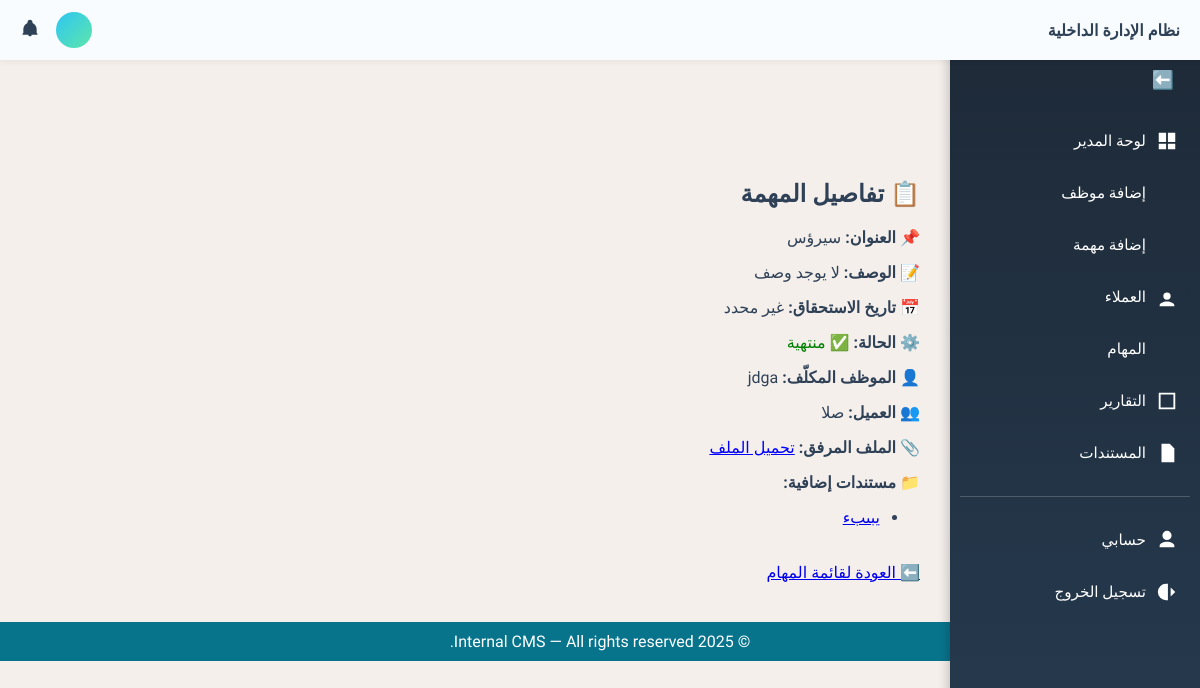
Page /tasks/tasks/18/ (signed in) on the committed database.
### tasks/models.py (models this page shows, shortened)
class Task(models.Model):
    STATUS_CHOICES = [
        ('pending', 'قيد التنفيذ'),
        ('completed', 'منتهية'),
        ('overdue', 'متأخرة'),
    ]
    title = models.CharField(max_length=255, verbose_name='عنوان المهمة')
    description = models.TextField(blank=True, verbose_name='الوصف')
    assigned_to = models.ForeignKey(User, on_delete=models.SET_NULL, null=True, blank=True, verbose_name='الموظف المكلّف')
    client = models.ForeignKey(Client, on_delete=models.SET_NULL, null=True, blank=True, verbose_name='العميل')
    status = models.CharField(max_length=20, choices=STATUS_CHOICES, default='pending', verbose_name='الحالة')
    due_date = models.DateField(null=True, blank=True, verbose_name='تاريخ الاستحقاق')
    file_url = models.URLField(max_length=1024, blank=True, null=True, verbose_name='رابط الملف')
    file_path = models.CharField(max_length=512, blank=True, null=True, verbose_name='مسار الملف')
    documents = models.ManyToManyField('content.Document', blank=True, verbose_name='مستندات إضافية')
    created_at = models.DateTimeField(auto_now_add=True, verbose_name='تاريخ الإنشاء')
    class Meta:
        verbose_name = 'مهمة'
        verbose_name_plural = 'المهام'
        ordering = ['-created_at']  # ترتيب المهام الأحدث أولاً

### clients/models.py (models this page shows, shortened)
class Client(models.Model):
    name = models.CharField(max_length=255)
    email = models.EmailField(blank=True, null=True)
    phone = models.CharField(max_length=20, blank=True)
    address = models.TextField(blank=True)
    assigned_to = models.ForeignKey(User, on_delete=models.SET_NULL, null=True, blank=True)
    notes = models.TextField(blank=True)
    created_at = models.DateTimeField(auto_now_add=True)
    class Meta:
        verbose_name = 'عميل'
        verbose_name_plural = 'العملاء'

### content/models.py (models this page shows, shortened)
class Document(models.Model):
    ACCESS_CHOICES = [
        ('public', 'عام'),
        ('private', 'خاص'),
        ('restricted', 'مقيّد'),
    ]
    title = models.CharField(max_length=255)
    file_url = models.URLField(max_length=1024, blank=True, null=True)
    file_path = models.CharField(max_length=512, blank=True, null=True)
    uploaded_by = models.ForeignKey(User, on_delete=models.SET_NULL, null=True)
    client = models.ForeignKey(Client, on_delete=models.SET_NULL, null=True, blank=True)
    access_level = models.CharField(max_length=20, choices=ACCESS_CHOICES, default='private')
    created_at = models.DateTimeField(auto_now_add=True)

### tasks/views.py (the view)
# urls.py: path('tasks/<int:task_id>/', task_detail_view, name='task_detail'),
@login_required
def task_detail_view(request, task_id):
    task = get_object_or_404(Task, id=task_id)
    return render(request, 'tasks/detail.html', {'task': task})

### templates/tasks/detail.html
{% extends 'base.html' %}
{% block content %}
<div class="container" style="padding: 20px;">
  <h2>📋 تفاصيل المهمة</h2>
  <div style="margin-top: 15px;">
    <p><strong>📌 العنوان:</strong> {{ task.title }}</p>
    <p><strong>📝 الوصف:</strong> {{ task.description|default:"لا يوجد وصف" }}</p>
    <p><strong>📅 تاريخ الاستحقاق:</strong> {{ task.due_date|default:"غير محدد" }}</p>
    <p>
      <strong>⚙️ الحالة:</strong>
      {% if task.status == 'pending' %}
        <span style="color: orange;">⏳ قيد التنفيذ</span>
      {% elif task.status == 'completed' %}
        <span style="color: green;">✅ منتهية</span>
      {% elif task.status == 'overdue' %}
        <span style="color: red;">⏰ متأخرة</span>
      {% endif %}
    </p>
    <p><strong>👤 الموظف المكلّف:</strong> {{ task.assigned_to.username|default:"غير محدد" }}</p>
    <p><strong>👥 العميل:</strong> {{ task.client.name|default:"غير محدد" }}</p>
    {% if task.file_url %}
      <p><strong>📎 الملف المرفق:</strong>
        <a href="{{ task.file_url }}" target="_blank" style="color: blue;">تحميل الملف</a>
      </p>
    {% endif %}
    {% if task.documents.all %}
      <p><strong>📁 مستندات إضافية:</strong></p>
      <ul>
        {% for doc in task.documents.all %}
          <li>
            <a href="{{ doc.file_url }}" target="_blank">{{ doc.title }}</a>
          </li>
        {% empty %}
          <li>لا توجد مستندات إضافية</li>
        {% endfor %}
      </ul>
    {% endif %}
  </div>
  <a href="{% url 'task_list' %}" class="button" style="display: inline-block; margin-top: 20px;">⬅️ العودة لقائمة المهام</a>
</div>
{% endblock %}

### templates/base.html (style rules this page uses)
html, body { max-width: 100%; overflow-x: hidden; font-family: 'Tajawal', sans-serif; background-color: #F4EFEB; color: #2F4157; margin: 0; padding: 0; padding-top: 60px; }

### rows in the picture
Task: title "سيرؤس", description "لا يوجد وصف", due_date "غير محدد", assigned_to.username "jdga", client.name "صلا"
Document: title "يبىبء"
